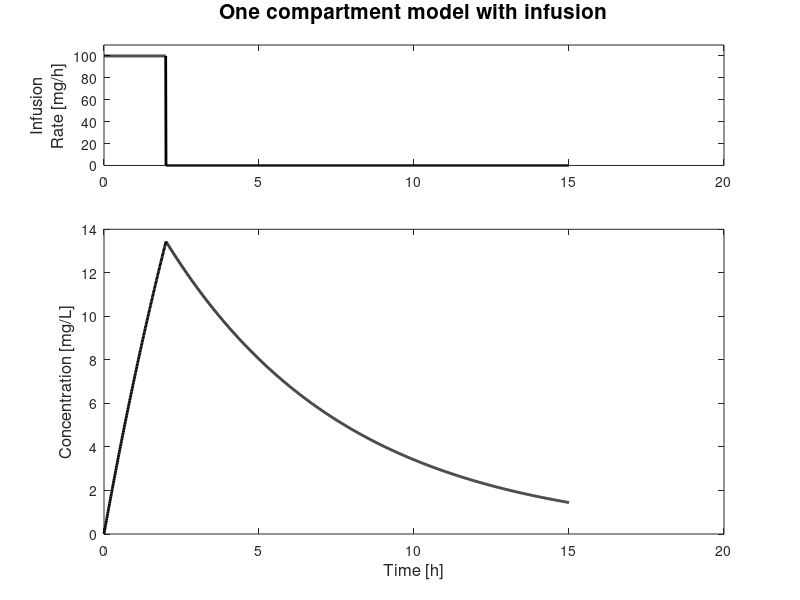

Reproduce this figure in MATLAB.
function infus1inter()

    %infus1inter() one-compartment model with infuction. 
    % computes plasma concentration time course and
    % plots output. function has 2 parameters, volume (V) and clearance (CL)

    % PK parameter(s) specification
    p.V = 12.6; % volume of distribution
    p.CL = 2.16; % clearance

    
    % set solver options
    options = odeset;
    options.RelTol = 1e-6;
    options.AbsTol = 1e-6;
    
    % or just use ode23!
    
    % run the simulator
    
    
    [t,c] = ode45(@derivatives, 0:0.01:15, 0, options, p);

    % plot output

    subplot(3,1,1);
    plot(t, r(t), 'Color', 'k', 'LineWidth', 2)
    title(['One compartment model with infusion', 10], 'FontSize', 15)
    ylim([0 110])
    ylabel({'Infusion' 'Rate [mg/h]'}, 'FontSize', 12)
    subplot(3,1, 2:3);
    plot(t,c, 'Color', 'k', 'LineWidth',2)
    xlabel('Time [h]', 'FontSize',12)
    ylabel('Concentration [mg/L]', 'FontSize', 12)
    %save the plot
    print('-r900','-dtiff','infus1inter')
end

function dcdt = derivatives(t, c, p)
    dcdt = r(t)/p.V - p.CL/p.V*c;
end


function rt = r(t)
    % R specifies infusion rate
    % RT = R(t) returns infusion rate RT and time T

    rt = 200/2 * (t < 2);
end

